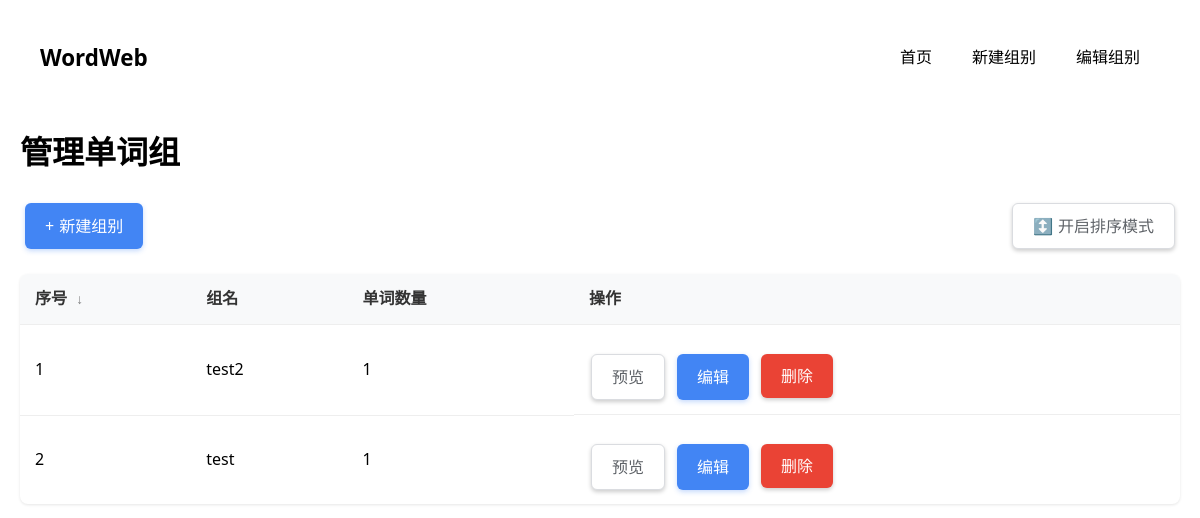
Page /groups/manage on the earlier database version.
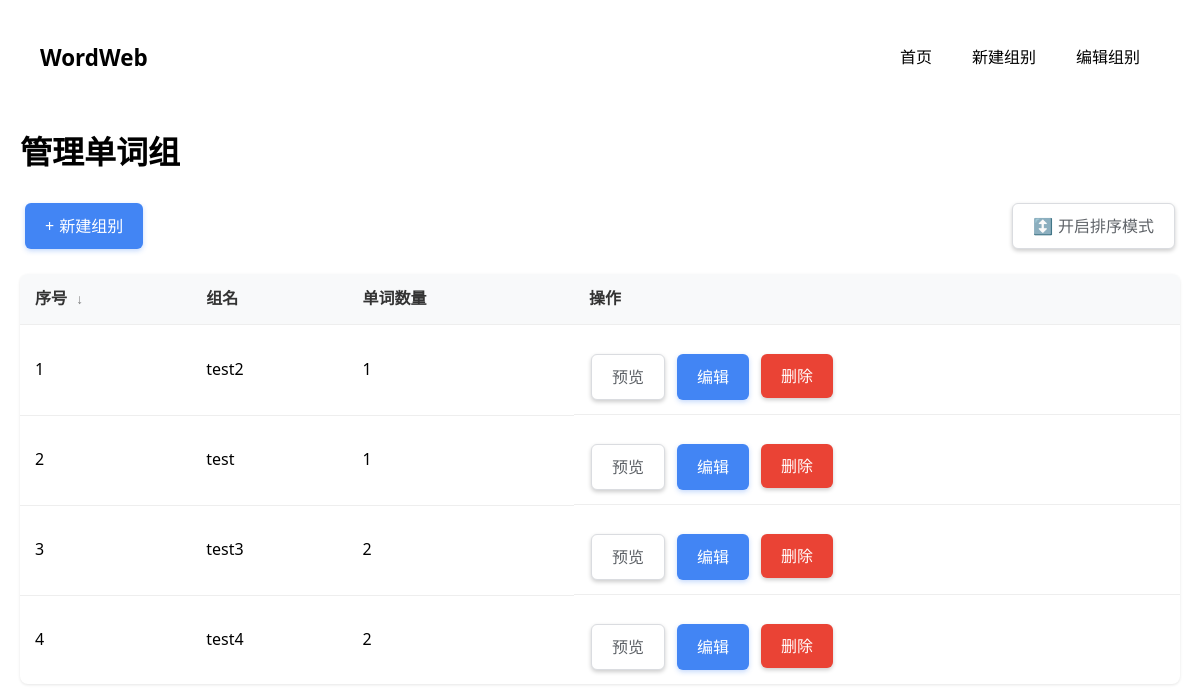
Same page on the later database version.
### app/models.py (models this page shows)
class WordGroup(db.Model):
    id = db.Column(db.Integer, primary_key=True)
    name = db.Column(db.String(100), unique=True, nullable=False)
    created_at = db.Column(db.DateTime, default=datetime.utcnow)
    order_index = db.Column(db.Integer, default=0)  # 添加排序字段
    words = db.relationship('Word', backref='group', lazy='dynamic', cascade='all, delete-orphan')
    stats = db.relationship('GroupStats', backref='group', uselist=False, cascade='all, delete-orphan')

### app/blueprints/groups.py (the view)
@groups_bp.route('/manage')
def manage_groups():
    groups = WordGroup.query.order_by(
        db.case(
            (WordGroup.order_index == 0, 999999),  # 将未设置排序的组排在最后
            else_=WordGroup.order_index
        )
    ).all()
    return render_template('manage_groups.html', groups=groups)

### app/templates/manage_groups.html (shortened to what this page needs)
{% extends "base.html" %}
{% block content %}
<div class="container">
    <h1>管理单词组</h1>
    <div class="action-bar">
        <a href="{{ url_for('groups.create_group') }}" class="btn btn-primary">
            <span class="btn-icon">+</span> 新建组别
        </a>
        <button id="toggle-sort-mode" class="btn btn-secondary">
            <span class="btn-icon">↕️</span> 开启排序模式
        </button>
    </div>
    <table class="groups-table">
        <thead>
            <tr>
                <th class="sortable" data-sort="order">序号 <span class="sort-icon">↓</span></th>
                <th class="sortable" data-sort="name">组名 </th>
                <th class="sortable" data-sort="count">单词数量 </th>
                <th>操作</th>
            </tr>
        </thead>
        <tbody id="sortable-groups">
            {% for group in groups %}
            <tr data-id="{{ group.id }}" data-order="{{ group.order_index or loop.index }}" data-name="{{ group.name }}" data-count="{{ group.words.count() }}">
                <td>{{ group.order_index or loop.index }}</td>
                <td>{{ group.name }}</td>
                <td>{{ group.words.count() }}</td>
                <td class="actions">
                    <a href="{{ url_for('groups.group_detail', group_id=group.id) }}" class="btn btn-secondary">预览</a>
                    <a href="{{ url_for('groups.edit_group', group_id=group.id) }}" class="btn btn-primary">编辑</a>
                    <form method="POST" action="{{ url_for('groups.delete_group', group_id=group.id) }}" class="inline-form" onsubmit="return confirm('确定要删除这个组别吗？此操作不可撤销！');">
                        <button type="submit" class="btn btn-danger">删除</button>
                    </form>
                </td>
            </tr>
            {% endfor %}
        </tbody>
    </table>
</div>
{% endblock %}

### app/templates/base.html (shortened to what this page needs)
<!DOCTYPE html>
<html>
<head>
    <link rel="stylesheet" href="{{ url_for('static', filename='style.css') }}">
</head>
<body>
    <nav>
        <a href="{{ url_for('main.index') }}" class="brand">WordWeb</a>
        <div class="nav-links">
            <a href="{{ url_for('main.index') }}">首页</a>
            <a href="{{ url_for('groups.create_group') }}">新建组别</a>
            <a href="{{ url_for('groups.manage_groups') }}">编辑组别</a>
        </div>
    </nav>
    <div class="container">
        {% block content %}{% endblock %}
    </div>
</body>
</html>

### app/static/style.css (style rules this page uses)
body { font-family: 'Segoe UI', Tahoma, Geneva, Verdana, sans-serif; max-width: 1200px; margin: 0 auto; padding: 20px; line-height: 1.6; }
nav { background: #f8f9fa; padding: 15px; margin-bottom: 30px; border-radius: 5px; }
nav a { margin-right: 20px; text-decoration: none; color: #333; }
.actions { display: flex; flex-wrap: wrap; gap: 8px; margin-top: 15px; }
.btn { display: inline-block; padding: 10px 18px; margin: 5px; border: none; border-radius: 6px; box-shadow: 0 2px 4px rgba(0,0,0,0.2); text-decoration: none; text-align: center; font-weight: 500; font-size: 1rem; cursor: pointer; transition: all 0.3s ease; }
button.btn, a.btn { font-size: 1rem; font-family: inherit; line-height: 1.5; }
.btn-primary { background: #4285f4; color: white; }
.btn-secondary { background: #6c757d; color: white; }
.btn-danger { background: #ea4335; color: white; }
table { width: 100%; border-collapse: collapse; margin: 20px 0; box-shadow: 0 2px 8px rgba(0,0,0,0.05); border-radius: 8px; overflow: hidden; }
th, td { padding: 12px 15px; text-align: left; border-bottom: 1px solid #e0e0e0; }
thead th { background-color: #f8f9fa; color: #333; font-weight: 500; border-bottom: 2px solid #ddd; }
tbody tr:last-child td { border-bottom: none; }
.groups-table { width: 100%; margin-top: 20px; }
.groups-table th { font-weight: 500; padding: 12px 15px; background-color: #f8f9fa; }
.groups-table td { padding: 12px 15px; vertical-align: middle; }
.groups-table .actions { display: flex; gap: 8px; flex-wrap: wrap; }
.inline-form { display: inline; margin: 0; }
.actions .btn { margin: 2px; }
nav { background: white; padding: 15px 20px; margin-bottom: 30px; border-radius: var(--border-radius); box-shadow: var(--card-shadow); display: flex; justify-content: space-between; align-items: center; }
nav .brand { font-size: 1.4rem; font-weight: bold; color: var(--primary-color); text-decoration: none; }
nav .nav-links { display: flex; gap: 20px; }
nav a { position: relative; margin-right: 20px; text-decoration: none; color: var(--medium-text); padding: 5px 0; font-weight: 500; transition: color var(--transition-speed); }
nav a::after { content: ''; position: absolute; bottom: 0; left: 0; width: 0; height: 2px; background-color: var(--primary-color); transition: width var(--transition-speed); }
.btn { display: inline-flex; align-items: center; justify-content: center; padding: 10px 20px; font-weight: 500; font-size: 1rem; border-radius: 6px; cursor: pointer; transition: all 0.2s ease; text-decoration: none; }
.btn-primary { background: var(--primary-color, #4285f4); color: white; border: none; box-shadow: 0 2px 5px rgba(66, 133, 244, 0.3); }
.btn-secondary { background: white; color: #5f6368; border: 1px solid #dadce0; }

### app/templates/manage_groups.html (style rules this page uses)
.action-bar { display: flex; justify-content: space-between; margin-bottom: 20px; }
.btn-icon { margin-right: 5px; }
.sortable { cursor: pointer; position: relative; user-select: none; }
.sort-icon { display: inline-block; margin-left: 5px; font-size: 0.85em; opacity: 0.6; }
.groups-table { width: 100%; border-collapse: collapse; margin: 20px 0; box-shadow: 0 1px 3px rgba(0,0,0,0.1); }
.groups-table th, .groups-table td { padding: 12px 15px; text-align: left; border-bottom: 1px solid #eee; }
.groups-table th { background-color: #f8f9fa; font-weight: bold; }

Differences in the rows shown:
added WordGroup: order_index "3", name "test3", words.count "2"
added WordGroup: order_index "4", name "test4", words.count "2"
